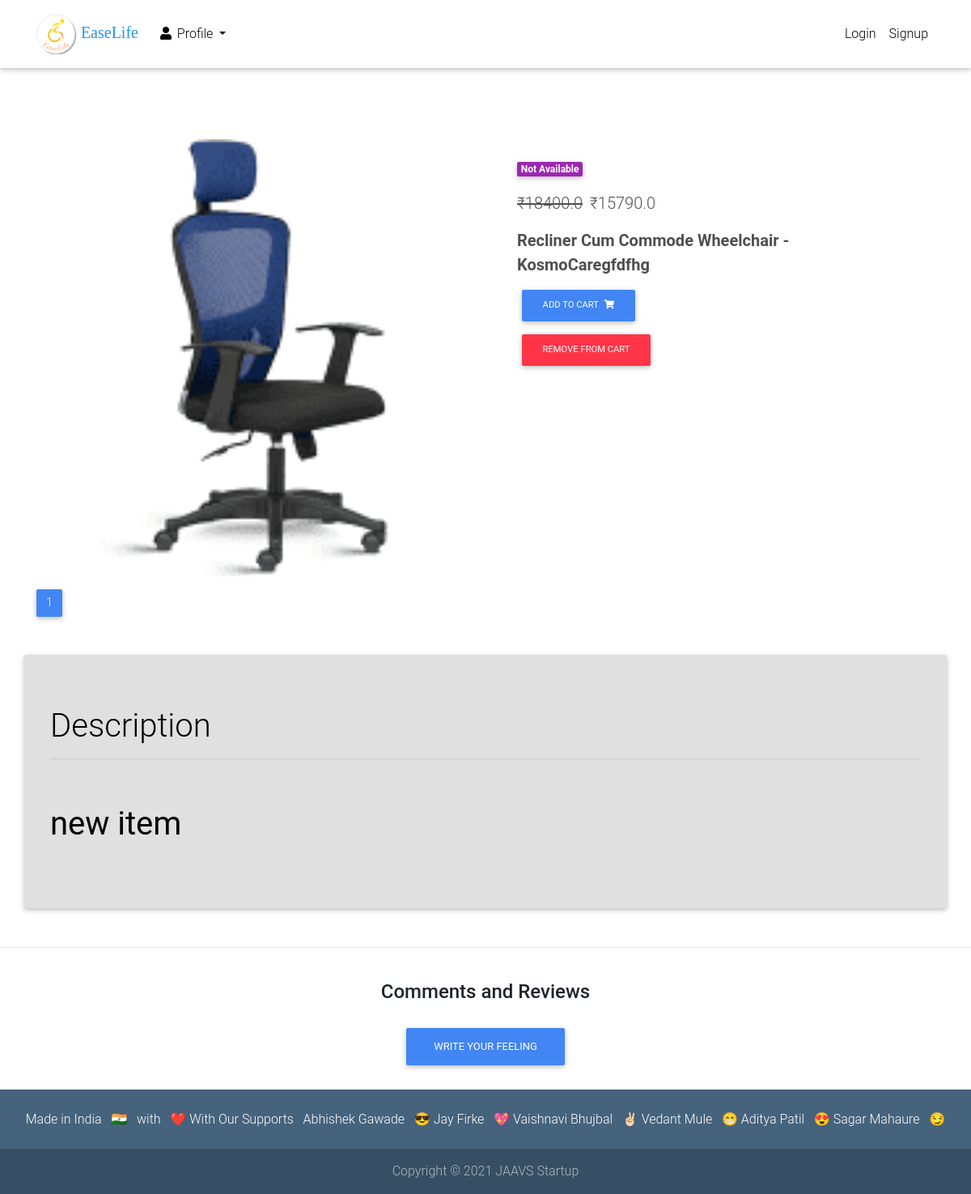
The app's page /product_view/recliner-cum-commode-wheelchair-kosmocaregfdfhg/, older data.
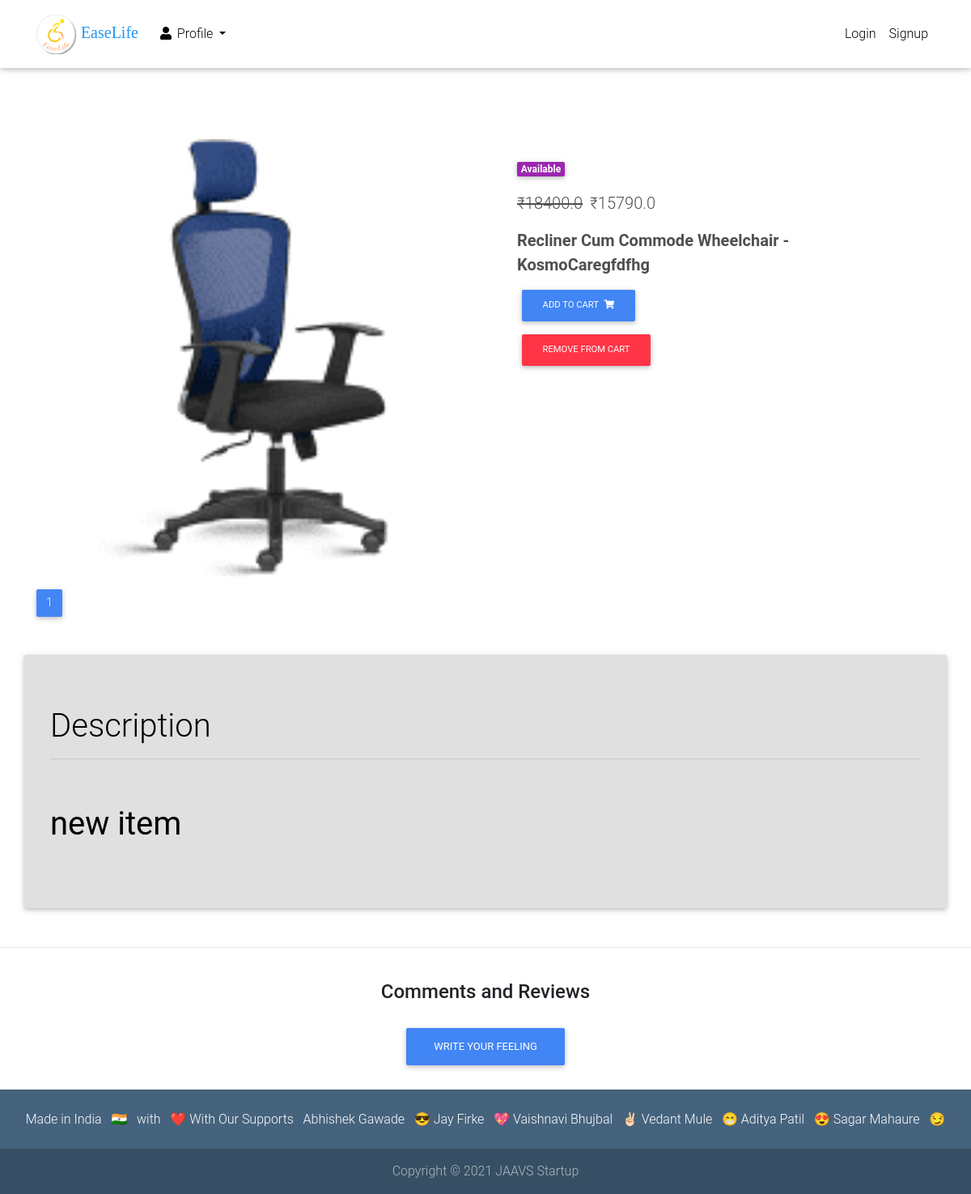
The same page, newer data.
### base/models.py (models this page shows, shortened)
class Item(models.Model):
    title =models.CharField( max_length=100,unique=True)
    price =models.FloatField()
    discount_price =models.FloatField(blank=True,null=True)
    category = models.CharField(choices=CATEGORY_CHOICES,verbose_name='Availablity Of Product',max_length=2,default='NA')
    label_name= models.CharField(max_length=14,verbose_name='The Word Inside a label',blank=True,null=True)
    label = models.CharField(choices=LABEL_CHOICES,max_length=1,default='P')
    slug=models.SlugField(max_length=150,blank=True,unique=True)
    description=models.TextField(max_length=1000)
    image=models.ImageField()
    image2=models.ImageField(blank=True)
    image3=models.ImageField(blank=True)
    image4=models.ImageField(blank=True)
    image5=models.ImageField(blank=True)
    image6=models.ImageField(blank=True)
    created = models.DateTimeField(auto_now_add=True)
    updated = models.DateTimeField(auto_now=True)
    def get_add_to_cart_url(self):
        return reverse("base:add-to-cart", kwargs={"slug": self.slug})
    def get_remove_to_cart_url(self):
        return reverse("base:remove-from-cart", kwargs={"slug": self.slug})

### base/views.py (the view, shortened to what this page needs)
# urls.py: path('product_view/<slug>/',item_detail_view,name ='product-view'),
def item_detail_view(request,slug):
    item=Item.objects.get(slug=slug)
    messages_item=Comment.objects.filter(product=item)[::-1]
    images_list=[]
    if item.image:
        images_list.append(item.image.url)
    context={
        'object':item,
        'messages_item':messages_item,
        'images_list':images_list,
        'range': range(1,6)
    }
    return render(request,'product-page.html',context)

### templates/product-page.html (shortened to what this page needs)
{% extends 'base.html' %}
{% load date_tag %}
{% load static %}
{% block content %}
  <main class="mt-5 pt-4">
    <div class="container dark-grey-text mt-5">
      <div class="row wow fadeIn">
          <div class="col-md-6 mb-4">
              <img src="{{ object.image.url }}"
              alt="Lightbox image 1" class="img-fluid w-100" id='product_image' height="225" width="225">
              <nav>
              <ul class="pagination pg-blue">
                {% for  image_url in  images_list %}
                <li id='image{{forloop.counter}}' class="page-item {% if  forloop.counter == 1%}active{% endif %}" data='{{image_url}}'><a class="page-link waves-effect waves-effect" >{{forloop.counter }}</a></li>
                {% endfor %}
              </ul>
            </nav>
        </div>
        <div class="col-md-6 mb-4">
          <div class="p-4">
            <div class="mb-3">
              <a href="">
                <span class="badge purple mr-1">{{ object.get_category_display }}</span>
              </a>
            </div>
         <p class="lead">
         {% if object.discount_price %}
              <span class="mr-1">
                <del>₹{{object.price}}</del>
              </span>
            <span>₹{{object.discount_price }}</span>
          {% else %}
            <span>₹{{ object.price }}</span>
          {% endif %}
            </p>
            <p class="lead font-weight-bold">{{object.title}}</p>
                              <a href="{{ object.get_add_to_cart_url }}" class="btn btn-primary btn-md my-0 p " >Add to cart
                <i class="fas fa-shopping-cart ml-1"></i>
              </a>
              <a href="{{ object.get_remove_to_cart_url }}" class="btn btn-danger btn-md my-0 p  " >Remove from Cart
              </a>
              </div>
            </div>
            <div class="jumbotron btn-light col-md-12 ">
            <h1 class="display-5">Description</h1>
            <hr>
            <br>
          {% autoescape off %}
              {{ object.description|linebreaks }}
            {% endautoescape %}
            </div>
        </div>
      </div>
      <hr>
      <div class="row d-flex justify-content-center wow fadeIn">
        <h4 class="my-4 h4 text-center">Comments and Reviews</h4>
        <div class="col-md-12 ">
      <div class="row d-flex justify-content-center wow fadeIn">
        <button type="button" class="btn btn-primary" data-toggle="modal" data-target="#exampleModal" data-whatever="@mdo">Write Your Feeling</button>
      </div>
    </div>
  </main>
  {% endblock content %}

Row changes from the older to the newer data that the page shows:
changed Item "new item": category "Not Available" → "Available"
